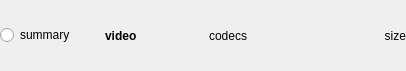
<?xml version="1.0" encoding="UTF-8"?>
<ui version="4.0">
 <class>MediaDetailsView</class>
 <widget class="QWidget" name="MediaDetailsView">
  <property name="geometry">
   <rect>
    <x>0</x>
    <y>0</y>
    <width>406</width>
    <height>71</height>
   </rect>
  </property>
  <property name="windowTitle">
   <string>Form</string>
  </property>
  <layout class="QHBoxLayout" name="horizontalLayout">
   <property name="spacing">
    <number>12</number>
   </property>
   <property name="margin">
    <number>0</number>
   </property>
   <item>
    <widget class="QRadioButton" name="summaryButton">
     <property name="text">
      <string>summary</string>
     </property>
    </widget>
   </item>
   <item>
    <widget class="QLabel" name="videoLabel">
     <property name="font">
      <font>
       <weight>75</weight>
       <bold>true</bold>
      </font>
     </property>
     <property name="text">
      <string>video</string>
     </property>
    </widget>
   </item>
   <item>
    <widget class="QLabel" name="codecsLabel">
     <property name="text">
      <string>codecs</string>
     </property>
    </widget>
   </item>
   <item>
    <widget class="QLabel" name="sizeLabel">
     <property name="text">
      <string>size</string>
     </property>
     <property name="alignment">
      <set>Qt::AlignRight|Qt::AlignTrailing|Qt::AlignVCenter</set>
     </property>
    </widget>
   </item>
  </layout>
 </widget>
 <resources/>
 <connections/>
</ui>
